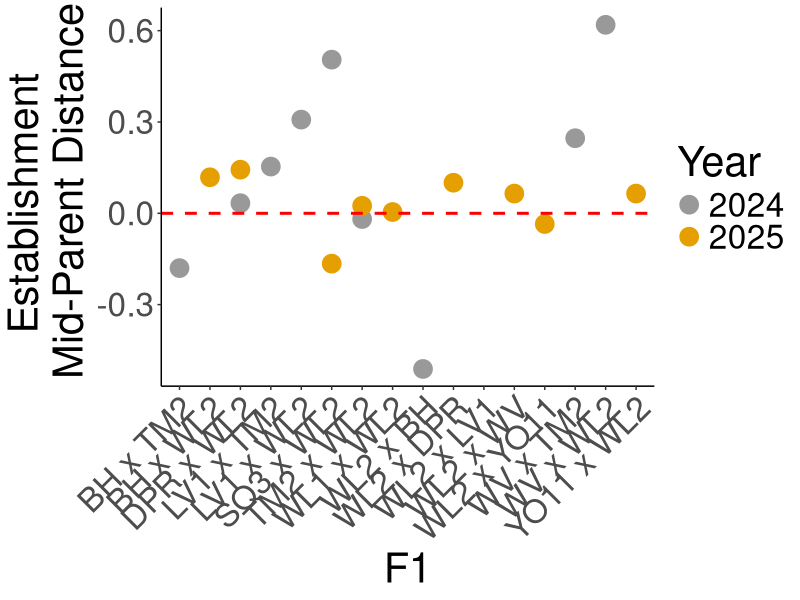
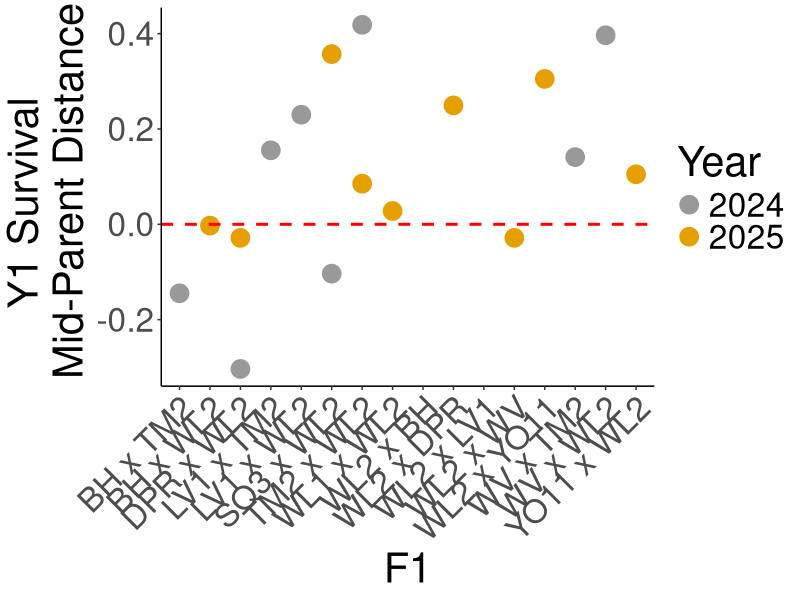
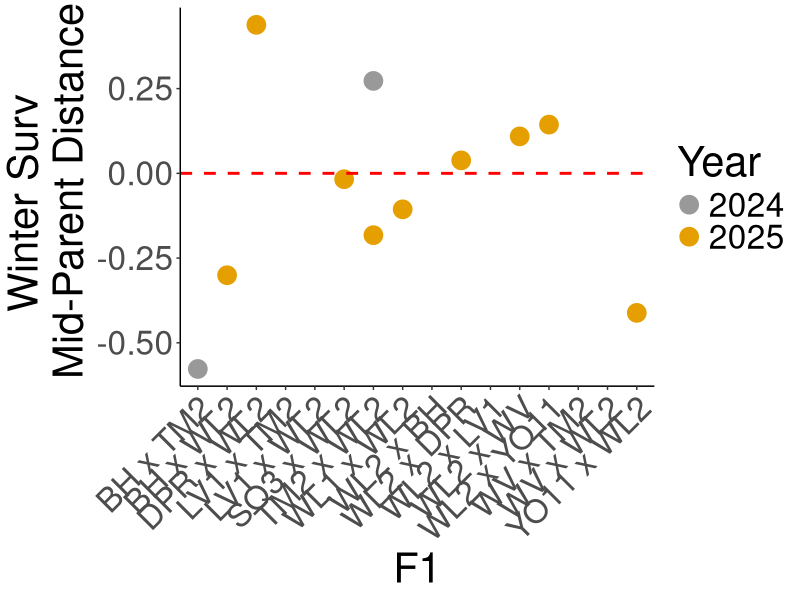
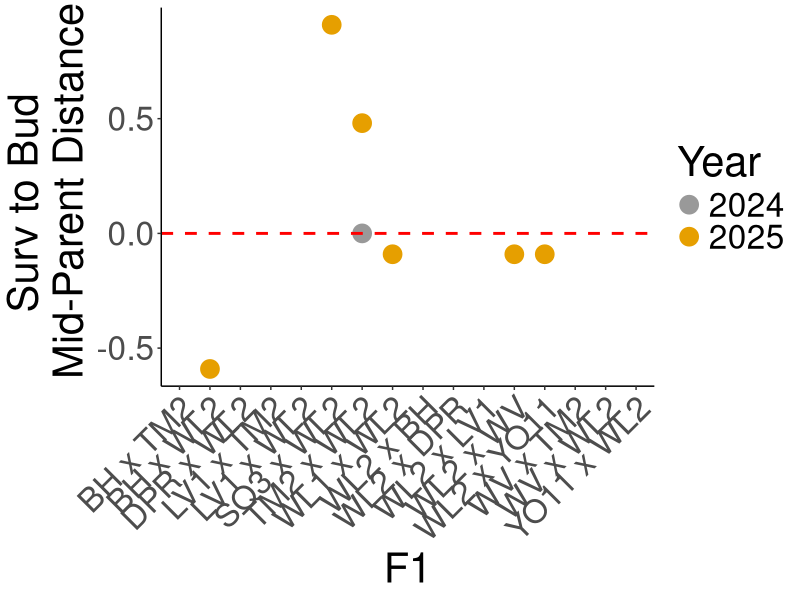
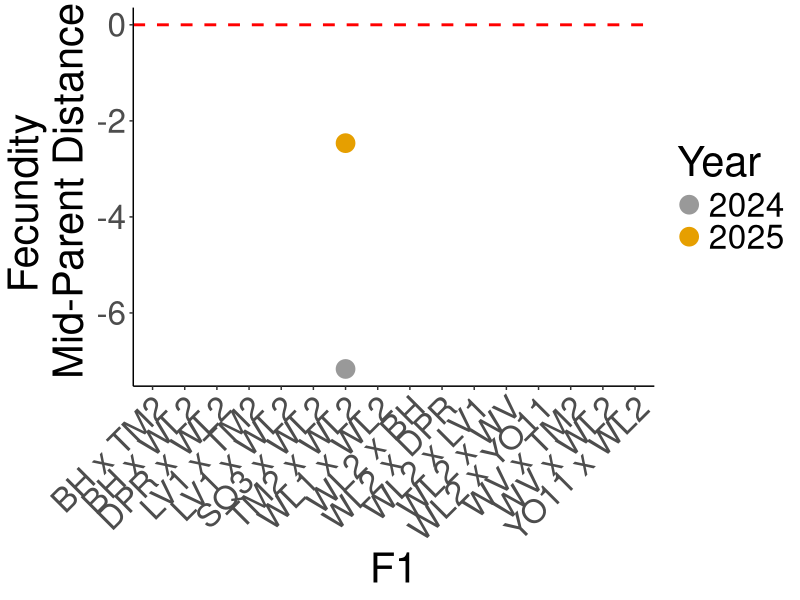
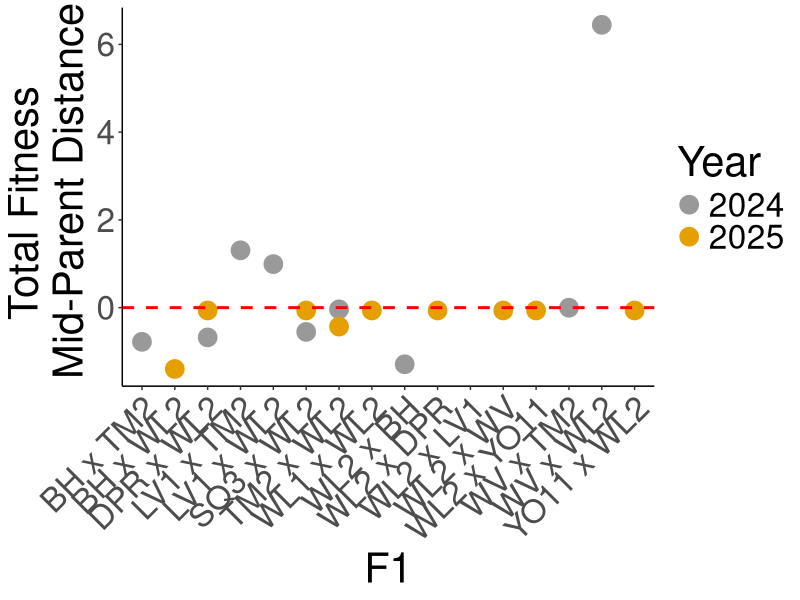
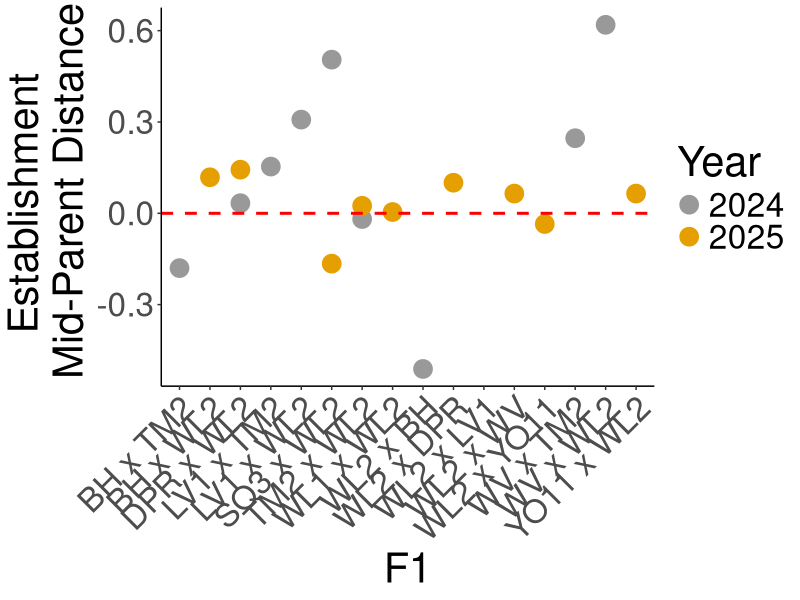
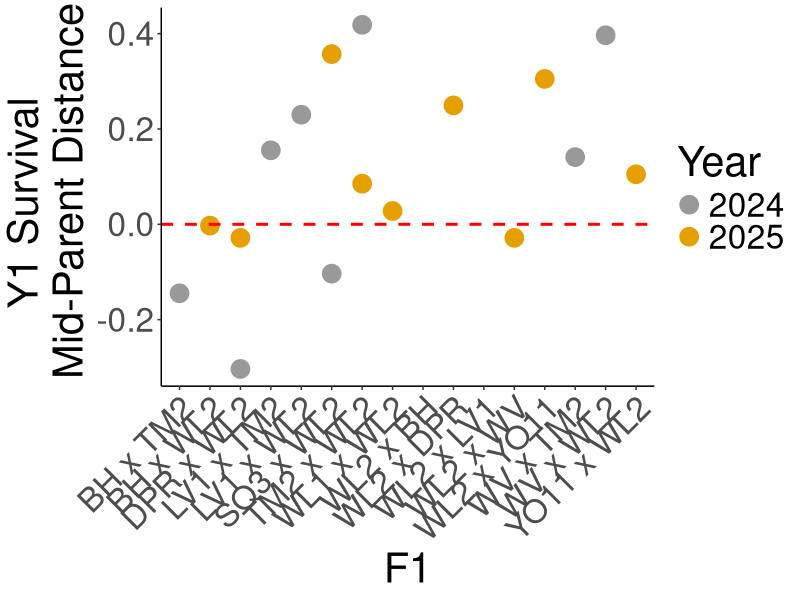

Write the R code that produced these figures, in order.
## ---- chunk 1
knitr::opts_chunk$set(echo = TRUE)
## ---- chunk 2
library(tidyverse)

cbPalette <- c("#999999", "#E69F00", "#56B4E9", "#009E73", "#F0E442", "#0072B2", "#D55E00", "#CC79A7")

sem <- function(x, na.rm=FALSE) {  #for calculating standard error
  sd(x,na.rm=na.rm)/sqrt(length(na.omit(x)))
} 
## ---- chunk 3
total_fit_2024 <- read_csv("../output/WL2_Traits/WL2_2024_AllFitness.csv") %>% 
  mutate(num.fruit=if_else(is.na(num.fruit) | num.fruit==0, NA, num.fruit)) %>%  #make num fruit, per-capita rep output (no 0s)
  rename(FruitsY2=num.fruit)

total_fit_2025 <- read_csv("../output/WL2_Traits/WL2_2025_AllFitness.csv")  %>% 
  mutate(FruitsY1=if_else(is.na(FruitsY1) | FruitsY1==0, NA, FruitsY1),
         FruitsY2=if_else(is.na(FruitsY2) | FruitsY2==0, NA, FruitsY2),
         TotalFruit=if_else(is.na(TotalFruit) | TotalFruit==0, NA, TotalFruit)) #make num fruit, per-capita rep output (no 0s)
## ---- chunk 4
total_fit_2024_summary <- total_fit_2024 %>% 
  rename(TotalFruit=FruitsY2) %>% 
  filter(Pop.Type!="F2") %>% 
  group_by(Pop.Type, pop) %>% 
  summarise(n=n(), meanEst=mean(Establishment, na.rm=TRUE), 
            meanY1Surv=mean(Y1Surv, na.rm=TRUE), 
            meanWintSurv=mean(WintSurv, na.rm=TRUE), 
            meanSurvtoBud=mean(SurvtoBud, na.rm=TRUE), 
            meanTotalFruit=mean(TotalFruit, na.rm=TRUE), 
            meanProbFruit=mean(ProbFruit, na.rm=TRUE), 
            meanTotalFit=mean(TotalFitness, na.rm=TRUE),
            semEst=sem(Establishment, na.rm=TRUE), 
            semY1Surv=sem(Y1Surv, na.rm=TRUE), 
            semWintSurv=sem(WintSurv, na.rm=TRUE), 
            semSurvtoBud=sem(SurvtoBud, na.rm=TRUE), 
            semTotalFruit=sem(TotalFruit, na.rm=TRUE), 
            semProbFruit=sem(ProbFruit, na.rm=TRUE), 
            semTotalFit=sem(TotalFitness, na.rm=TRUE)) %>% 
  filter(n>2) %>% 
  select(-n)
total_fit_2024_summary_parent1 <- total_fit_2024_summary %>% 
  filter(Pop.Type=="Parent") %>% 
  ungroup() %>% 
  select(-Pop.Type) %>% 
  rename_with(~ paste0(., "_Parent1"))
total_fit_2024_summary_parent2 <- total_fit_2024_summary %>% 
  filter(Pop.Type=="Parent") %>% 
  ungroup() %>% 
  select(-Pop.Type) %>% 
  rename_with(~ paste0(., "_Parent2"))

total_fit_2025_summary <- total_fit_2025 %>% 
  filter(Pop.Type!="F2") %>% 
  group_by(Pop.Type, pop.id) %>% 
  summarise(n=n(), meanEst=mean(Establishment, na.rm=TRUE), 
            meanY1Surv=mean(Y1Surv, na.rm=TRUE), 
            meanWintSurv=mean(WintSurv, na.rm=TRUE), 
            meanSurvtoBud=mean(SurvtoBud, na.rm=TRUE), 
            meanTotalFruit=mean(TotalFruit, na.rm=TRUE), 
            meanProbFruit=mean(ProbFruit, na.rm=TRUE), 
            meanTotalFit=mean(TotalFitness, na.rm=TRUE),
            semEst=sem(Establishment, na.rm=TRUE), 
            semY1Surv=sem(Y1Surv, na.rm=TRUE), 
            semWintSurv=sem(WintSurv, na.rm=TRUE), 
            semSurvtoBud=sem(SurvtoBud, na.rm=TRUE), 
            semTotalFruit=sem(TotalFruit, na.rm=TRUE), 
            semProbFruit=sem(ProbFruit, na.rm=TRUE), 
            semTotalFit=sem(TotalFitness, na.rm=TRUE)) %>% 
  filter(n>2) %>% 
  select(-n)
total_fit_2025_summary_parent1 <- total_fit_2025_summary %>% 
  filter(Pop.Type=="Parent") %>% 
  ungroup() %>% 
  select(-Pop.Type) %>% 
  rename_with(~ paste0(., "_Parent1"))
total_fit_2025_summary_parent2 <- total_fit_2025_summary %>% 
  filter(Pop.Type=="Parent") %>% 
  ungroup() %>% 
  select(-Pop.Type) %>% 
  rename_with(~ paste0(., "_Parent2"))
## ---- chunk 5
total_fit_2024_midparent_calcs <- total_fit_2024_summary %>% 
  filter(Pop.Type=="F1") %>% 
  separate(pop, c("Pop1", NA, "Pop2"), remove = FALSE) %>% 
  left_join(total_fit_2024_summary_parent1, by=join_by(Pop1==pop_Parent1)) %>% 
  left_join(total_fit_2024_summary_parent2, by=join_by(Pop2==pop_Parent2)) %>% 
  mutate(mid_parent_Est=(meanEst_Parent1+meanEst_Parent2)/2,
         mid_parent_Y1Surv=(meanY1Surv_Parent1+meanY1Surv_Parent2)/2,
         mid_parent_WintSurv=(meanWintSurv_Parent1+meanWintSurv_Parent2)/2,
         mid_parent_SurvtoBud=(meanSurvtoBud_Parent1+meanSurvtoBud_Parent2)/2,
         mid_parent_TotalFruit=(meanTotalFruit_Parent1+meanTotalFruit_Parent2)/2,
         mid_parent_ProbFruit=(meanProbFruit_Parent1+meanProbFruit_Parent2)/2,
         mid_parent_TotalFit=(meanTotalFit_Parent1+meanTotalFit_Parent2)/2) %>% 
  #standard error of the mean of two independent groups (midparent value) = 0.5 * sqrt(VarA/nA + VarB/nB):
  mutate(mid_parent_SE_Est=(semEst_Parent1+semEst_Parent2)/2, 
         mid_parent_SE_Y1Surv=(semY1Surv_Parent1+semY1Surv_Parent2)/2,
         mid_parent_SE_WintSurv=(semWintSurv_Parent1+semWintSurv_Parent2)/2,
         mid_parent_SE_SurvtoBud=(semSurvtoBud_Parent1+semSurvtoBud_Parent2)/2,
         mid_parent_SE_TotalFruit=(semTotalFruit_Parent1+semTotalFruit_Parent2)/2,
         mid_parent_SE_ProbFruit=(semProbFruit_Parent1+semProbFruit_Parent2)/2,
         mid_parent_SE_TotalFit=(semTotalFit_Parent1+semTotalFit_Parent2)/2) %>% 
  mutate(dist_Est=(meanEst-mid_parent_Est),
         dist_Y1Surv=(meanY1Surv-mid_parent_Y1Surv),
         dist_WintSurv=(meanWintSurv-mid_parent_WintSurv),
         dist_SurvtoBud=(meanSurvtoBud-mid_parent_SurvtoBud),
         dist_TotalFruit=(meanTotalFruit-mid_parent_TotalFruit),
         dist_ProbFruit=(meanProbFruit-mid_parent_ProbFruit),
         dist_TotalFit=(meanTotalFit-mid_parent_TotalFit)) %>% 
  mutate(Year="2024")

total_fit_2025_midparent_calcs <- total_fit_2025_summary %>% 
  filter(Pop.Type=="F1") %>% 
  separate(pop.id, c("Pop1", NA, "Pop2"), remove = FALSE) %>% 
  left_join(total_fit_2025_summary_parent1, by=join_by(Pop1==pop.id_Parent1)) %>% 
  left_join(total_fit_2025_summary_parent2, by=join_by(Pop2==pop.id_Parent2)) %>% 
  mutate(mid_parent_Est=(meanEst_Parent1+meanEst_Parent2)/2,
         mid_parent_Y1Surv=(meanY1Surv_Parent1+meanY1Surv_Parent2)/2,
         mid_parent_WintSurv=(meanWintSurv_Parent1+meanWintSurv_Parent2)/2,
         mid_parent_SurvtoBud=(meanSurvtoBud_Parent1+meanSurvtoBud_Parent2)/2,
         mid_parent_TotalFruit=(meanTotalFruit_Parent1+meanTotalFruit_Parent2)/2,
         mid_parent_ProbFruit=(meanProbFruit_Parent1+meanProbFruit_Parent2)/2,
         mid_parent_TotalFit=(meanTotalFit_Parent1+meanTotalFit_Parent2)/2)  %>% 
  mutate(mid_parent_SE_Est=(semEst_Parent1+semEst_Parent2)/2,
         mid_parent_SE_Y1Surv=(semY1Surv_Parent1+semY1Surv_Parent2)/2,
         mid_parent_SE_WintSurv=(semWintSurv_Parent1+semWintSurv_Parent2)/2,
         mid_parent_SE_SurvtoBud=(semSurvtoBud_Parent1+semSurvtoBud_Parent2)/2,
         mid_parent_SE_TotalFruit=(semTotalFruit_Parent1+semTotalFruit_Parent2)/2,
         mid_parent_SE_ProbFruit=(semProbFruit_Parent1+semProbFruit_Parent2)/2,
         mid_parent_SE_TotalFit=(semTotalFit_Parent1+semTotalFit_Parent2)/2) %>% 
  mutate(dist_Est=(meanEst-mid_parent_Est),
         dist_Y1Surv=(meanY1Surv-mid_parent_Y1Surv),
         dist_WintSurv=(meanWintSurv-mid_parent_WintSurv),
         dist_SurvtoBud=(meanSurvtoBud-mid_parent_SurvtoBud),
         dist_TotalFruit=(meanTotalFruit-mid_parent_TotalFruit),
         dist_ProbFruit=(meanProbFruit-mid_parent_ProbFruit),
         dist_TotalFit=(meanTotalFit-mid_parent_TotalFit)) %>% 
  mutate(Year="2025")
## ---- chunk 6
total_fit_2024_midparent_calcs %>% 
  rename(pop.id=pop) %>% 
  bind_rows(total_fit_2025_midparent_calcs) %>% 
  ggplot(aes(x=pop.id, y=dist_Est, colour = Year)) +
  geom_point(size=6) +
  theme_classic() +
  scale_color_manual(values = cbPalette) +
  geom_hline(yintercept = 0, color = "red", linetype = "dashed", linewidth = 1) +
  labs(x="F1", y="Establishment \n Mid-Parent Distance") +
  theme(text=element_text(size=30), axis.text.x = element_text(angle = 45, hjust = 1)) 
ggsave("../output/WL2_Traits/WL2_Est_MidParentDist.png", width = 12, height = 6, units = "in")
## ---- chunk 7
total_fit_2024_midparent_calcs %>% 
  rename(pop.id=pop) %>% 
  bind_rows(total_fit_2025_midparent_calcs) %>% 
  ggplot(aes(x=pop.id, y=dist_Y1Surv, colour = Year)) +
  geom_point(size=6) +
  theme_classic() +
  scale_color_manual(values = cbPalette) +
  geom_hline(yintercept = 0, color = "red", linetype = "dashed", linewidth = 1) +
  labs(x="F1", y="Y1 Survival \n Mid-Parent Distance") +
  theme(text=element_text(size=30), axis.text.x = element_text(angle = 45, hjust = 1)) 
ggsave("../output/WL2_Traits/WL2_Y1Surv_MidParentDist.png", width = 12, height = 6, units = "in")
## ---- chunk 8
total_fit_2024_midparent_calcs %>% 
  rename(pop.id=pop) %>% 
  bind_rows(total_fit_2025_midparent_calcs) %>% 
  ggplot(aes(x=pop.id, y=dist_WintSurv, colour = Year)) +
  geom_point(size=6) +
  theme_classic() +
  scale_color_manual(values = cbPalette) +
  geom_hline(yintercept = 0, color = "red", linetype = "dashed", linewidth = 1) +
  labs(x="F1", y="Winter Surv \n Mid-Parent Distance") +
  theme(text=element_text(size=30), axis.text.x = element_text(angle = 45, hjust = 1)) 
ggsave("../output/WL2_Traits/WL2_WintSurv_MidParentDist.png", width = 12, height = 6, units = "in")
## ---- chunk 9
total_fit_2024_midparent_calcs %>% 
  rename(pop.id=pop) %>% 
  bind_rows(total_fit_2025_midparent_calcs) %>% 
  ggplot(aes(x=pop.id, y=dist_SurvtoBud, colour = Year)) +
  geom_point(size=6) +
  theme_classic() +
  scale_color_manual(values = cbPalette) +
  geom_hline(yintercept = 0, color = "red", linetype = "dashed", linewidth = 1) +
  labs(x="F1", y="Surv to Bud \n Mid-Parent Distance") +
  theme(text=element_text(size=30), axis.text.x = element_text(angle = 45, hjust = 1)) 
ggsave("../output/WL2_Traits/WL2_SurvtoBud_MidParentDist.png", width = 12, height = 6, units = "in")
## ---- chunk 10
total_fit_2024_midparent_calcs %>% 
  rename(pop.id=pop) %>% 
  bind_rows(total_fit_2025_midparent_calcs) %>% 
  ggplot(aes(x=pop.id, y=dist_TotalFruit, colour = Year)) +
  geom_point(size=6) +
  theme_classic() +
  scale_color_manual(values = cbPalette) +
  geom_hline(yintercept = 0, color = "red", linetype = "dashed", linewidth = 1) +
  labs(x="F1", y="Fecundity \n Mid-Parent Distance") +
  theme(text=element_text(size=30), axis.text.x = element_text(angle = 45, hjust = 1)) 
ggsave("../output/WL2_Traits/WL2_TotalFruit_MidParentDist.png", width = 12, height = 6, units = "in")
## ---- chunk 11
total_fit_2024_midparent_calcs %>% 
  rename(pop.id=pop) %>% 
  bind_rows(total_fit_2025_midparent_calcs) %>% 
  ggplot(aes(x=pop.id, y=dist_TotalFit, colour = Year)) +
  geom_point(size=6) +
  theme_classic() +
  scale_color_manual(values = cbPalette) +
  geom_hline(yintercept = 0, color = "red", linetype = "dashed", linewidth = 1) +
  labs(x="F1", y="Total Fitness \n Mid-Parent Distance") +
  theme(text=element_text(size=30), axis.text.x = element_text(angle = 45, hjust = 1)) 
ggsave("../output/WL2_Traits/WL2_TotalFit_MidParentDist.png", width = 12, height = 6, units = "in")
## ---- chunk 12
names(total_fit_2024_midparent_calcs)
names(total_fit_2025_midparent_calcs)

ttest_2024 <- total_fit_2024_midparent_calcs %>% 
  mutate(t_Est=(meanEst-mid_parent_Est)/(semEst+mid_parent_SE_Est)) %>% 
  select(Year, Pop.Type:semTotalFit,mid_parent_Est:mid_parent_SE_TotalFit, t_Est)
ttest_2024

ttest_2024 %>% select(pop, meanEst, semEst, mid_parent_Est, mid_parent_SE_Est, t_Est)

sample_sizes <- total_fit_2024 %>% 
  group_by(Pop.Type, pop) %>% 
  summarise(n_Est=sum(!is.na(Establishment)))

sample_sizes %>% filter(str_detect(pop, "BH|TM2"))
